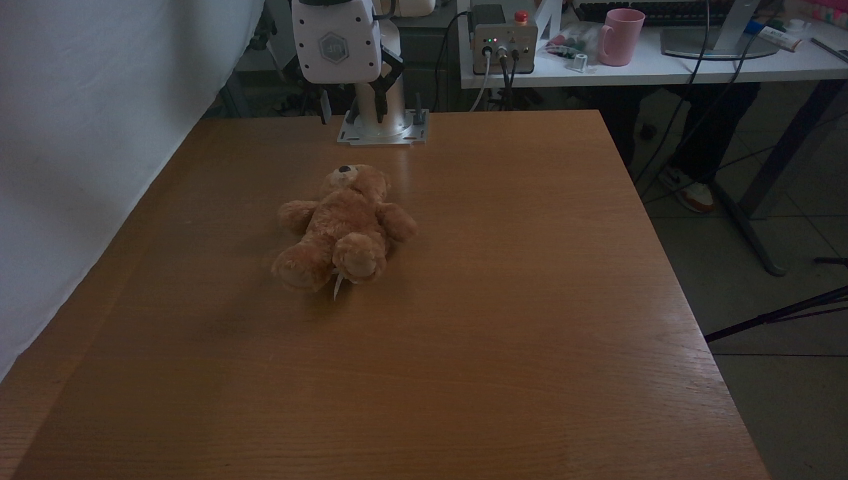
#> input picture source_bear/color.png, 848 x 480 px, found by its file name
$ python scene_to_world.py
#> lines starting #> are read from the running program, lines starting #| are printed output that depends on the picture
#> (reads source_bear/depth.npy from the repository)
#!/usr/bin/env python3
"""
Project full scene depth to world coordinates and visualize with Open3D.

Expected saved files (default):
- outputs/depth.npy        (depth image, usually in millimeters)
- outputs/color.png        (optional, for coloring point cloud)
- outputs/intrinsics.npy   (3x3 or Nx3x3)
- outputs/calibrate.pkl    (list of 4x4 camera-to-world transforms)
"""

from __future__ import annotations

import argparse
import pickle
from pathlib import Path
from typing import Optional

import cv2
import numpy as np
import open3d as o3d


def depth_to_points_cam(depth_m: np.ndarray, intrinsic: np.ndarray) -> np.ndarray:
    """Lift depth map to camera-frame 3D points, output shape (H, W, 3)."""
    height, width = depth_m.shape
    x, y = np.meshgrid(np.arange(width), np.arange(height))
    pix = np.stack([x, y, np.ones_like(x)], axis=-1).astype(np.float32)

    k_inv = np.linalg.inv(intrinsic).astype(np.float32)
    pts = pix.reshape(-1, 3) @ k_inv.T
    pts = pts.reshape(height, width, 3)
    pts *= depth_m[..., None]
    return pts


def load_intrinsics(intrinsics_path: Path, camera_idx: int) -> np.ndarray:
#> called with camera_idx = 0
    intrinsics = np.load(intrinsics_path)
#> (reads source_bear/intrinsics.npy from the repository)
    if intrinsics.ndim == 2:
        if intrinsics.shape != (3, 3):
            raise ValueError(f"Invalid intrinsics shape: {intrinsics.shape}, expected (3,3)")
        return intrinsics.astype(np.float32)

    if intrinsics.ndim == 3 and intrinsics.shape[1:] == (3, 3):
        if not (0 <= camera_idx < intrinsics.shape[0]):
            raise IndexError(
                f"camera_idx={camera_idx} out of range for intrinsics with {intrinsics.shape[0]} cameras"
            )
        return intrinsics[camera_idx].astype(np.float32)

    raise ValueError(
        f"Invalid intrinsics shape: {intrinsics.shape}, expected (3,3) or (N,3,3)"
    )


def load_c2w(calibrate_pkl: Path, camera_idx: int) -> Optional[np.ndarray]:
#> called with camera_idx = 0
    if not calibrate_pkl.exists():
        return None

    with open(calibrate_pkl, "rb") as f:
#> (reads source_bear/calibrate.pkl from the repository)
        c2ws = pickle.load(f)

    if isinstance(c2ws, list):
        if not (0 <= camera_idx < len(c2ws)):
            raise IndexError(
                f"camera_idx={camera_idx} out of range for calibrate.pkl with {len(c2ws)} cameras"
            )
        c2w = np.asarray(c2ws[camera_idx], dtype=np.float32)
    else:
        c2ws_arr = np.asarray(c2ws)
        if c2ws_arr.shape == (4, 4):
            c2w = c2ws_arr.astype(np.float32)
        elif c2ws_arr.ndim == 3 and c2ws_arr.shape[1:] == (4, 4):
            if not (0 <= camera_idx < c2ws_arr.shape[0]):
                raise IndexError(
                    f"camera_idx={camera_idx} out of range for c2w array with {c2ws_arr.shape[0]} cameras"
                )
            c2w = c2ws_arr[camera_idx].astype(np.float32)
        else:
            raise ValueError(
                f"Invalid c2w format in calibrate.pkl: got shape {c2ws_arr.shape}, expected (4,4) or (N,4,4)"
            )

    if c2w.shape != (4, 4):
        raise ValueError(f"Invalid c2w shape: {c2w.shape}, expected (4,4)")

    return c2w


def load_4x4_transform(transform_pkl: Path, name: str) -> np.ndarray:
    if not transform_pkl.exists():
        raise FileNotFoundError(f"{name} file not found: {transform_pkl}")

    with open(transform_pkl, "rb") as f:
        transform_raw = pickle.load(f)

    transform = np.asarray(transform_raw, dtype=np.float32)
    if transform.shape != (4, 4):
        raise ValueError(
            f"Invalid {name} shape: {transform.shape}, expected (4,4)"
        )
    return transform


def main() -> None:
    parser = argparse.ArgumentParser(
        description="Project full scene depth to world coordinate and visualize with Open3D"
    )
    parser.add_argument("--depth_path", type=str, default="outputs/depth.npy", help="Depth NPY path")
    parser.add_argument("--color_path", type=str, default="outputs/color.png", help="Color image path (optional)")
    parser.add_argument(
        "--intrinsics_path", type=str, default="outputs/intrinsics.npy", help="Intrinsics NPY path"
    )
    parser.add_argument(
        "--calibrate_pkl",
        type=str,
        default="outputs/calibrate.pkl",
        help="Calibration PKL path storing camera-to-world transforms",
    )
    parser.add_argument("--camera_idx", type=int, default=0, help="Camera index to use")
    parser.add_argument(
        "--depth_scale",
        type=float,
        default=1000.0,
        help="Depth scale to meters (1000 for mm-depth, 1 for meters)",
    )
    parser.add_argument("--min_depth", type=float, default=0.15, help="Min valid depth in meters")
    parser.add_argument("--max_depth", type=float, default=2.0, help="Max valid depth in meters")
    parser.add_argument("--sample_step", type=int, default=1, help="Keep every Nth valid point")
    parser.add_argument(
        "--voxel_size",
        type=float,
        default=0.005,
        help="Voxel downsample size in meters (<=0 to disable)",
    )
    parser.add_argument(
        "--axis_size",
        type=float,
        default=0.2,
        help="Open3D world coordinate frame size in meters",
    )
    parser.add_argument(
        "--to_robot_base",
        action="store_true",
        help="Transform points from world frame to robot base frame before visualization",
    )
    parser.add_argument(
        "--base2world_pkl",
        type=str,
        default="base2world.pkl",
        help="PKL path storing 4x4 base-to-world transform (used when --to_robot_base is set)",
    )
    parser.add_argument("--save_ply", type=str, default="", help="Optional output PLY path")
    parser.add_argument(
        "--no_visualize",
        action="store_true",
        help="Skip Open3D visualization and only save/print stats",
    )
    args = parser.parse_args()

    depth_path = Path(args.depth_path)
    color_path = Path(args.color_path)
    intrinsics_path = Path(args.intrinsics_path)
    calibrate_pkl = Path(args.calibrate_pkl)

    if not depth_path.exists():
        raise FileNotFoundError(f"Depth file not found: {depth_path}")
    if not intrinsics_path.exists():
        raise FileNotFoundError(f"Intrinsics file not found: {intrinsics_path}")

    depth = np.load(depth_path)
    if depth.ndim == 3:
        if not (0 <= args.camera_idx < depth.shape[0]):
            raise IndexError(
                f"camera_idx={args.camera_idx} out of range for depth with {depth.shape[0]} cameras"
            )
        depth = depth[args.camera_idx]
    if depth.ndim != 2:
        raise ValueError(f"Depth must be 2D (H,W), got shape {depth.shape}")

    depth_m = depth.astype(np.float32) / args.depth_scale
    intrinsic = load_intrinsics(intrinsics_path, args.camera_idx)
    c2w = load_c2w(calibrate_pkl, args.camera_idx)

    points_cam = depth_to_points_cam(depth_m, intrinsic)

    valid = np.isfinite(depth_m)
    valid &= depth_m > args.min_depth
    valid &= depth_m < args.max_depth

    points = points_cam[valid]

    colors = None
    if color_path.exists():
        color_bgr = cv2.imread(str(color_path), cv2.IMREAD_COLOR)
#> color_bgr is the input picture: shape (480, 848, 3); mean B, G, R 50.4, 58.5, 69.6
        if color_bgr is not None:
            color_rgb = cv2.cvtColor(color_bgr, cv2.COLOR_BGR2RGB).astype(np.float32) / 255.0
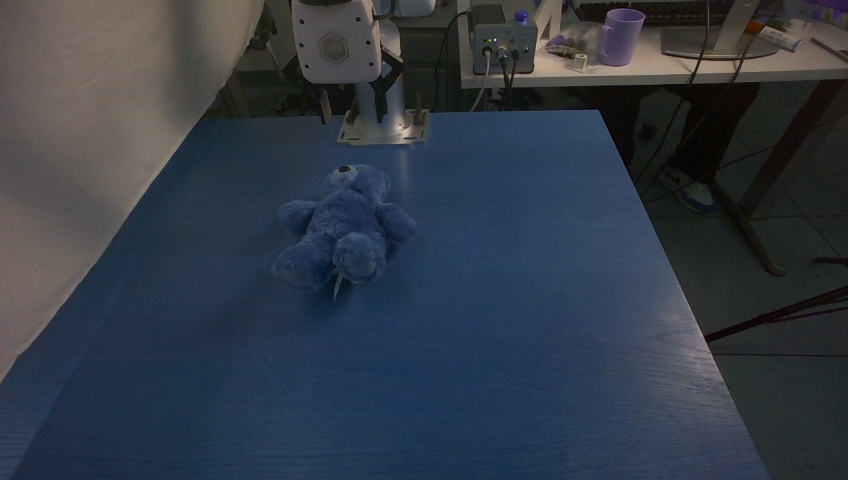
#> color_rgb: shape (480, 848, 3) float32; mean B, G, R 0.273, 0.229, 0.198
            if color_rgb.shape[:2] == depth.shape:
                colors = color_rgb[valid]
            else:
                print(
                    f"[WARN] Color/depth shape mismatch: color={color_rgb.shape[:2]}, depth={depth.shape}. Ignore color."
                )
        else:
            print(f"[WARN] Failed to read color image: {color_path}. Ignore color.")

    if args.sample_step > 1:
        points = points[:: args.sample_step]
        if colors is not None:
            colors = colors[:: args.sample_step]

    if len(points) == 0:
        raise RuntimeError("No valid points after filtering. Check depth scale/range.")

    if c2w is not None:
        homo = np.concatenate([points, np.ones((points.shape[0], 1), dtype=np.float32)], axis=1)
        points_world = (c2w @ homo.T).T[:, :3]
        frame_name = "world"
    else:
        points_world = points
        frame_name = "camera (calibrate.pkl not found)"
        print("[WARN] calibrate.pkl not found, points stay in camera frame.")

    if args.to_robot_base:
        if c2w is None:
            raise RuntimeError(
                "Cannot transform to robot base frame without world-frame points. "
                "Please provide calibrate.pkl so points can be lifted to world first."
            )
        base2world = load_4x4_transform(Path(args.base2world_pkl), "base2world")
        world2base = np.linalg.inv(base2world).astype(np.float32)
        homo_world = np.concatenate(
            [points_world, np.ones((points_world.shape[0], 1), dtype=np.float32)], axis=1
        )
        points_world = (world2base @ homo_world.T).T[:, :3]
        frame_name = "robot_base"

    pcd = o3d.geometry.PointCloud()
    pcd.points = o3d.utility.Vector3dVector(points_world.astype(np.float64))
    if colors is not None and len(colors) == len(points_world):
        pcd.colors = o3d.utility.Vector3dVector(colors.astype(np.float64))

    if args.voxel_size > 0:
        pcd = pcd.voxel_down_sample(voxel_size=args.voxel_size)

    print(f"[INFO] Frame: {frame_name}")
#> (the run stopped early here; a loop or call above may not have finished)
